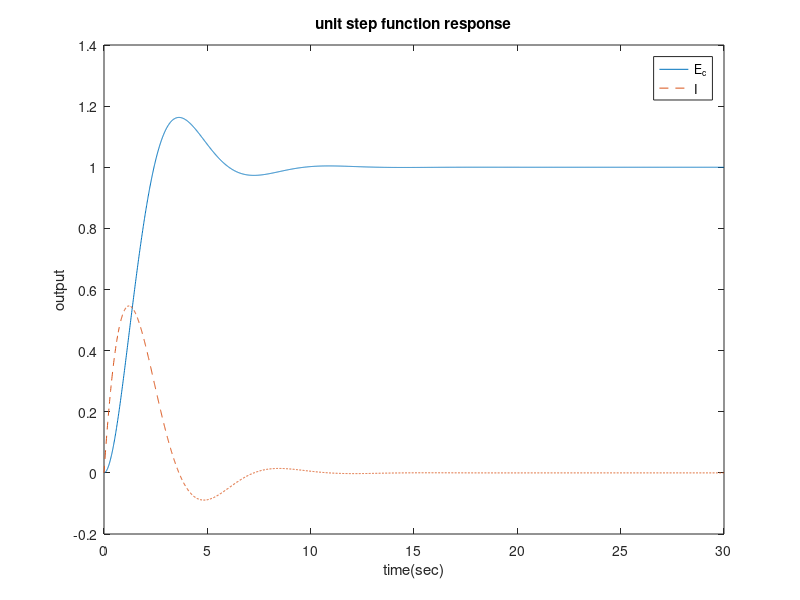

The MATLAB source for this figure:
clc; clear; close all;

%% state space를 통해 여러 출력을 구하고 각 출력에 해당하는 step response plotting
R = 1;
L = 1;
C = 1;

t = 0:0.01:30;

num1 = [1];
den1 = [L*C R*C 1];

num2 = [C 0];
den2 = [L*C R*C 1];

tf1 = tf(num1, den1);
tf2 = tf(num2, den2);

y1 = step(tf1, t);
y2 = step(tf2, t);

plot(t, y1);

hold on;

plot(t, y2, "LineStyle", "--");

hold off;

legend('E_c', 'I');
xlabel('time(sec)');
ylabel('output');

title('unit step function response');
